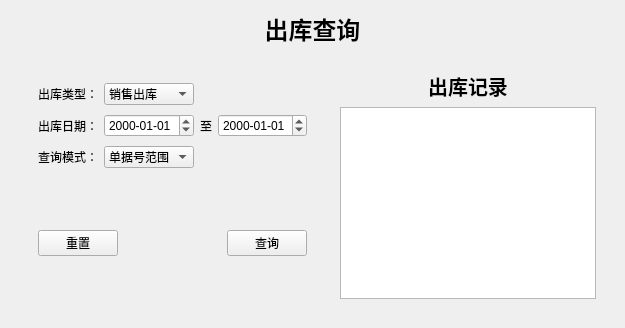
      <widget class="QWidget" name="page_7">
       <layout class="QVBoxLayout" name="verticalLayout_15">
        <item>
         <widget class="QLabel" name="fifthlabel">
          <property name="font">
           <font>
            <family>隶书</family>
            <pointsize>18</pointsize>
            <italic>false</italic>
            <bold>true</bold>
           </font>
          </property>
          <property name="text">
           <string>出库查询</string>
          </property>
          <property name="alignment">
           <set>Qt::AlignCenter</set>
          </property>
         </widget>
        </item>
        <item>
         <widget class="QWidget" name="widget_59" native="true">
          <layout class="QHBoxLayout" name="horizontalLayout_23">
           <item>
            <widget class="QWidget" name="widget_51" native="true">
             <property name="sizePolicy">
              <sizepolicy hsizetype="Preferred" vsizetype="Preferred">
               <horstretch>1</horstretch>
               <verstretch>0</verstretch>
              </sizepolicy>
             </property>
             <layout class="QVBoxLayout" name="verticalLayout">
              <item>
               <widget class="QWidget" name="widget_54" native="true">
                <layout class="QGridLayout" name="gridLayout_6">
                 <item row="3" column="1">
                  <widget class="QComboBox" name="fifthOutStoreQueryModeComboBox">
                   <item>
                    <property name="text">
                     <string>单据号范围</string>
                    </property>
                   </item>
                   <item>
                    <property name="text">
                     <string>交易对象</string>
                    </property>
                   </item>
                   <item>
                    <property name="text">
                     <string>包含商品</string>
                    </property>
                   </item>
                  </widget>
                 </item>
                 <item row="1" column="0">
                  <widget class="QLabel" name="label_26">
                   <property name="sizePolicy">
                    <sizepolicy hsizetype="Preferred" vsizetype="Preferred">
                     <horstretch>0</horstretch>
                     <verstretch>0</verstretch>
                    </sizepolicy>
                   </property>
                   <property name="text">
                    <string>出库日期：</string>
                   </property>
                   <property name="alignment">
                    <set>Qt::AlignRight|Qt::AlignTrailing|Qt::AlignVCenter</set>
                   </property>
                  </widget>
                 </item>
                 <item row="3" column="0">
                  <widget class="QLabel" name="label_4">
                   <property name="text">
                    <string>查询模式：</string>
                   </property>
                   <property name="alignment">
                    <set>Qt::AlignCenter</set>
                   </property>
                  </widget>
                 </item>
                 <item row="1" column="4">
                  <widget class="QDateEdit" name="fifthOutStoreEndDateEdit">
                   <property name="sizePolicy">
                    <sizepolicy hsizetype="Preferred" vsizetype="Fixed">
                     <horstretch>0</horstretch>
                     <verstretch>0</verstretch>
                    </sizepolicy>
                   </property>
                   <property name="focusPolicy">
                    <enum>Qt::NoFocus</enum>
                   </property>
                   <property name="displayFormat">
                    <string>yyyy-MM-dd</string>
                   </property>
                  </widget>
                 </item>
                 <item row="1" column="3">
                  <widget class="QLabel" name="label_27">
                   <property name="text">
                    <string>至</string>
                   </property>
                   <property name="alignment">
                    <set>Qt::AlignCenter</set>
                   </property>
                  </widget>
                 </item>
                 <item row="1" column="1">
                  <widget class="QDateEdit" name="fifthOutStoreStardDateEdit">
                   <property name="sizePolicy">
                    <sizepolicy hsizetype="Preferred" vsizetype="Fixed">
                     <horstretch>0</horstretch>
                     <verstretch>0</verstretch>
                    </sizepolicy>
                   </property>
                   <property name="focusPolicy">
                    <enum>Qt::NoFocus</enum>
                   </property>
                   <property name="displayFormat">
                    <string>yyyy-MM-dd</string>
                   </property>
                  </widget>
                 </item>
                 <item row="0" column="0">
                  <widget class="QLabel" name="label_53">
                   <property name="text">
                    <string>出库类型：</string>
                   </property>
                   <property name="alignment">
                    <set>Qt::AlignCenter</set>
                   </property>
                  </widget>
                 </item>
                 <item row="0" column="1">
                  <widget class="QComboBox" name="fifthOutStoreCategoryComboBox">
                   <item>
                    <property name="text">
                     <string>销售出库</string>
                    </property>
                   </item>
                   <item>
                    <property name="text">
                     <string>采购退货</string>
                    </property>
                   </item>
                  </widget>
                 </item>
                </layout>
               </widget>
              </item>
              <item>
               <widget class="QWidget" name="widget_41" native="true">
                <layout class="QHBoxLayout" name="horizontalLayout_46">
                 <item>
                  <widget class="QPushButton" name="fifthOutStoreClearpushButton">
                   <property name="text">
                    <string>重置</string>
                   </property>
                  </widget>
                 </item>
                 <item>
                  <spacer name="horizontalSpacer_31">
                   <property name="orientation">
                    <enum>Qt::Horizontal</enum>
                   </property>
                   <property name="sizeHint" stdset="0">
                    <size>
                     <width>40</width>
                     <height>20</height>
                    </size>
                   </property>
                  </spacer>
                 </item>
                 <item>
                  <widget class="QPushButton" name="fifthOutStoreQueryPushButton">
                   <property name="text">
                    <string>查询</string>
                   </property>
                  </widget>
                 </item>
                </layout>
               </widget>
              </item>
             </layout>
            </widget>
           </item>
           <item>
            <widget class="QWidget" name="widget_42" native="true">
             <property name="sizePolicy">
              <sizepolicy hsizetype="MinimumExpanding" vsizetype="Preferred">
               <horstretch>4</horstretch>
               <verstretch>0</verstretch>
              </sizepolicy>
             </property>
             <layout class="QVBoxLayout" name="verticalLayout_14">
              <item>
               <widget class="QLabel" name="label_33">
                <property name="font">
                 <font>
                  <family>隶书</family>
                  <pointsize>15</pointsize>
                  <italic>false</italic>
                  <bold>true</bold>
                 </font>
                </property>
                <property name="text">
                 <string>出库记录</string>
                </property>
                <property name="alignment">
                 <set>Qt::AlignCenter</set>
                </property>
               </widget>
              </item>
              <item>
               <widget class="QTreeView" name="fifthOutStoreTreeView"/>
              </item>
             </layout>
            </widget>
           </item>
          </layout>
         </widget>
        </item>
       </layout>
      </widget>
